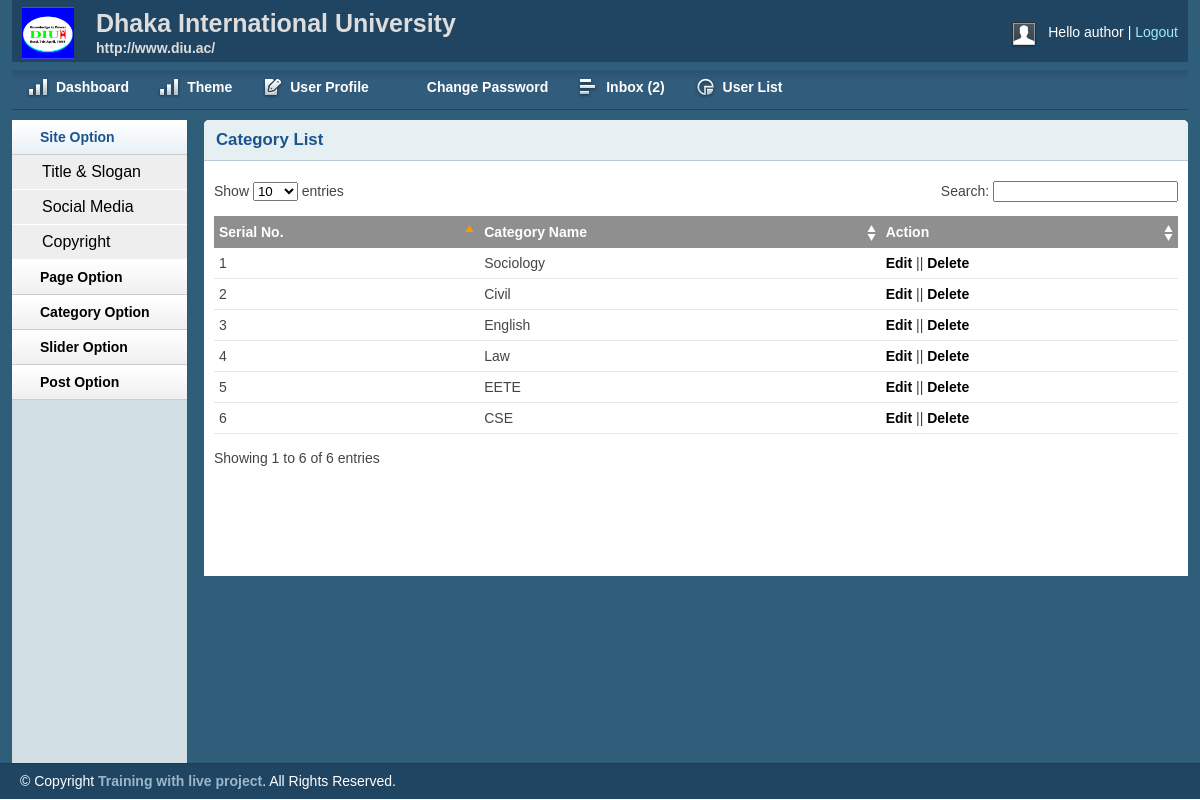
The app's page /admin/catlist.php (signed in) with its own data.
### tables this page shows
CREATE TABLE `tbl_category` (
  `id` int(11) NOT NULL,
  `name` varchar(50) NOT NULL
);

### lib/Database.php (called while the page is built, shortened)
<?php
class Database{
	public $host   = DB_HOST;
	public $user   = DB_USER;
	public $pass   = DB_PASS;
	public $dbname = DB_NAME;
	public $link;
	private function connectDB(){
		$this->link = new mysqli($this->host, $this->user, $this->pass, $this->dbname);
	}
	public function select($query){
		$result = $this->link->query($query) or die($this->link->error.__LINE__);
		if ($result->num_rows > 0) {
			return $result;
		}else{
			return false;
		}
	}
}
?>

### admin/catlist.php (the view, shortened to what this page needs)
<?php include'inc/header.php'; ?>
<?php include'inc/sidebar.php'; ?>
        <div class="grid_10">
            <div class="box round first grid">
                <h2>Category List</h2>
                <div class="block">
                <table class="data display datatable" id="example">
					<thead>
						<tr>
							<th>Serial No.</th>
							<th>Category Name</th>
							<th>Action</th>
						</tr>
					</thead>
					<tbody>
					<?php
						$query = "SELECT * FROM tbl_category ORDER BY id DESC";
						$category = $db->select($query);
						if ($category) {
							$i=0;
							while ($result = $category->fetch_assoc()) {
								$i++; ?>
								<tr class="odd gradeX">
									<td><?php echo $i; ?></td>
									<td><?php echo $result['name']; ?></td>
									<td><a href="editcat.php?catid=<?php echo $result['id']; ?>">Edit</a> ||
										<a onclick="return confirm('Are you sure to Delete ?')" href="?delcat=<?php echo $result['id']; ?>">Delete</a> </td>
								</tr>
					<?php } } ?>
					</tbody>
				</table>
               </div>
            </div>
        </div>
 <?php include'inc/footer.php'; ?>

### admin/css/text.css (style rules this page uses)
body { font: 13px/1.5 Tahoma, Helvetica, Arial, 'Liberation Sans', FreeSans, sans-serif; }
h2 { font-size: 23px; }
p, dl, hr, h1, h2, h3, h4, h5, h6, ol, ul, pre, table, address, fieldset { margin-bottom: 20px; }

### admin/css/layout.css (style rules this page uses)
body { background: #fff none repeat scroll 0 0; color: #444; font-size: 14px; padding: 0; }
a { color: #000; font-weight:bold; text-decoration: none; }
h1, h2, h3, h4, h5, h6 { line-height:1.2em; margin-bottom:.3em; }
h2 { margin-top:1em; }
.box { background:#fff; margin-bottom:20px; padding:10px 10px 10px 10px; margin-left:-8px; }
.box.grid { padding-bottom:40px; }
.box.round { -moz-border-radius: 5px 5px 0px 0px; -webkit-border-radius: 5px 5px 0px 0px; border-radius: 5px 5px 0px 0px; }
.box h2 { font-size:1.2em; font-weight:bold; color:#1B548D; background:#E6F0F3; margin:-10px -10px 0 -10px; padding:10px 12px; border-bottom:1px solid #B3CBD6; -moz-border-radius: 5px 5px 0px 0px; -webkit-border-radius: 5px 5px 0px 0px; border-radius: 5px 5px 0px 0px; }
.box.first { min-height: 406px; }
.block { padding-top:20px; }
.block { padding-bottom:1px; }
table.display { margin: 0 auto; clear: both; width: 100%; }
.sorting_asc { background: #8f8f8f url(../img/table/sort_asc.png) no-repeat center right; padding:8px 5px; text-align:left; color:#fff; }
.sorting { background:#8f8f8f url(../img/table/sort_both.png) no-repeat center right; padding:8px 5px; text-align:left; color:#fff; }
tr.odd { height: 30px; line-height: 30px; border-bottom:1px solid #e6e6e6; }
tr.even { height: 30px; line-height: 30px; border-bottom:1px solid #e6e6e6; }
tr.odd td, tr.even td { padding-left:5px; }

### records on screen
tbl_category: name "Sociology"
tbl_category: name "Civil"
tbl_category: name "English"
tbl_category: name "Law"
tbl_category: name "EETE"
tbl_category: name "CSE"

### other values on screen
Session::get('username') "author"
$count "2"
